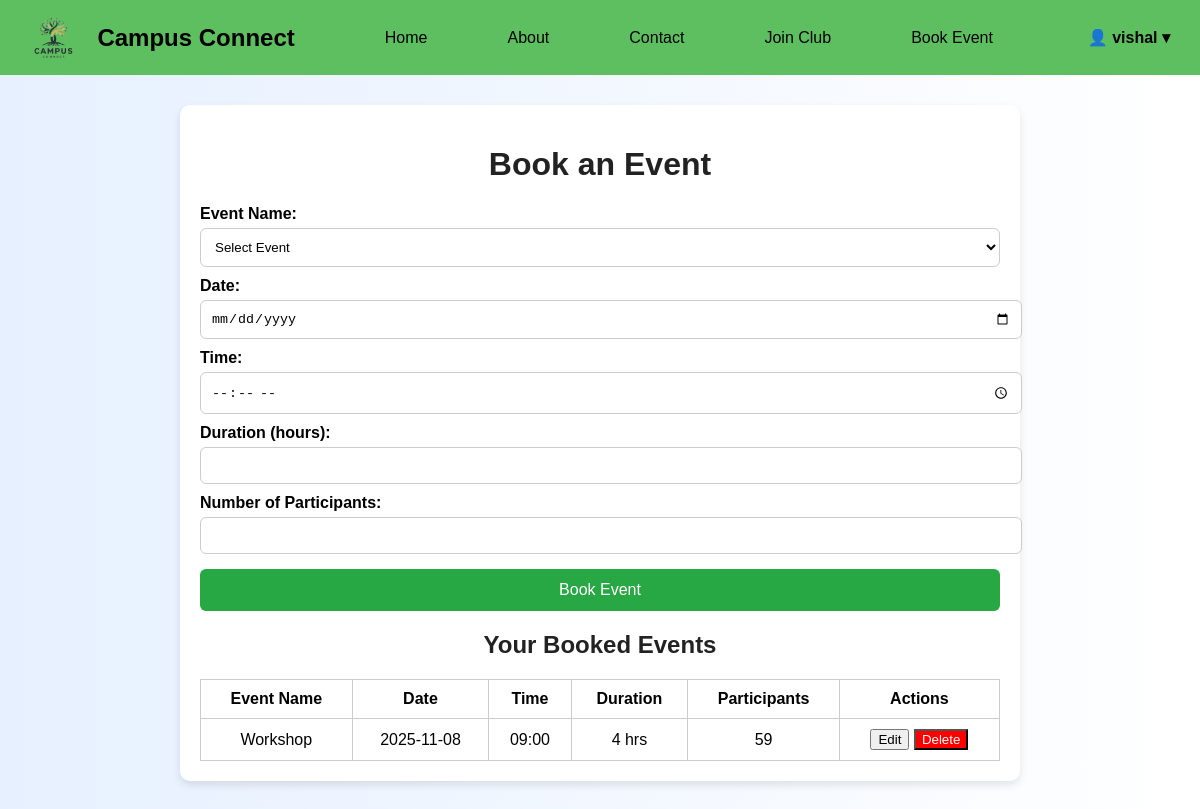
Before: /book_event (signed in) with the older database file.
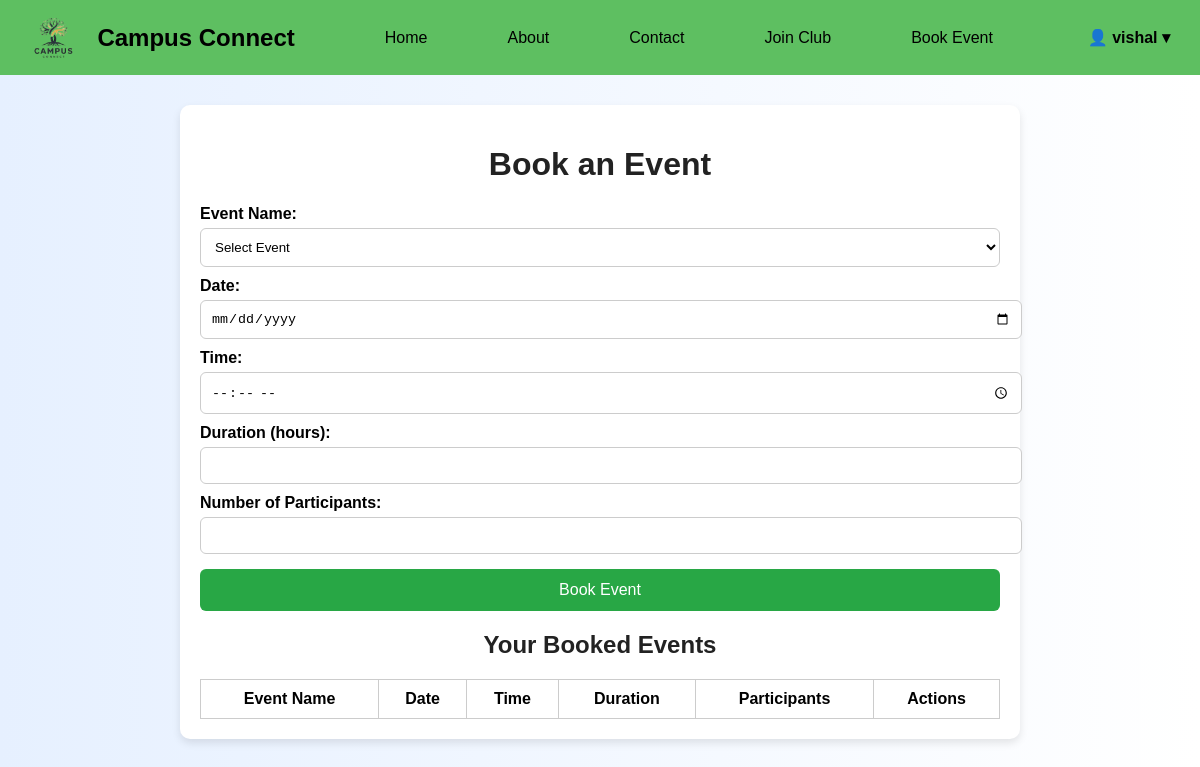
After: the same page with the newer database file.
### tables this page shows
CREATE TABLE event_bookings (
    id INTEGER PRIMARY KEY AUTOINCREMENT,
    username TEXT NOT NULL,
    event_name TEXT NOT NULL,
    participants INTEGER NOT NULL,
    booked_at TIMESTAMP DEFAULT CURRENT_TIMESTAMP
, event_date TEXT NOT NULL DEFAULT '', event_time TEXT NOT NULL DEFAULT '', duration INTEGER NOT NULL DEFAULT 1);

### app.py (the view, shortened to what this page needs)
@app.route('/book_event', methods=['GET', 'POST'])
@login_required
def book_event():
    username = session.get('user')
    conn = get_db_connection()
    events = conn.execute(
        "SELECT * FROM event_bookings WHERE username=? ORDER BY event_date, event_time",
        (username,)
    ).fetchall()
    conn.close()
    return render_template('book_event.html', user=username, events=events)

### app.py (called while the page is built)
def get_db_connection():
    conn = sqlite3.connect(DB_PATH)
    conn.row_factory = sqlite3.Row
    return conn

def login_required(f):
    @wraps(f)
    def decorated_function(*args, **kwargs):
        if 'user' not in session:
            return redirect(url_for('login', next=request.path))
        return f(*args, **kwargs)
    return decorated_function

### templates/book_event.html (shortened to what this page needs)
<!DOCTYPE html>
<html lang="en">
<head>
</head>
<body>
  <div class="navbar">
    <img src="{{ url_for('static', filename='images/logo.png') }}" style="height:45px; margin-right:10px;">
    <h2>Campus Connect</h2>
    <a href="{{ url_for('index') }}">Home</a>
    <a href="{{ url_for('about') }}">About</a>
    <a href="{{ url_for('contact') }}">Contact</a>
    <a href="{{ url_for('join_club') }}">Join Club</a>
    <a href="{{ url_for('book_event') }}">Book Event</a>
    {% if user %}
    <div class="user-section" id="userMenu">
      <span class="user-toggle">👤 {{ user }} &#9662;</span>
    </div>
    {% else %}
      <a href="{{ url_for('login') }}" class="login-btn">Login/Register</a>
    {% endif %}
  </div>
  <div class="container">
    <h1>Book an Event</h1>
    <form id="eventForm" method="POST">
      <label for="event_name">Event Name:</label>
      <select name="event_name" id="event_name" required>
        <option value="" disabled selected>Select Event</option>
      </select>
      <label for="event_date">Date:</label>
      <input type="date" name="event_date" id="event_date" required>
      <label for="event_time">Time:</label>
      <input type="time" name="event_time" id="event_time" required>
      <label for="duration">Duration (hours):</label>
      <input type="number" name="duration" id="duration" min="1" required>
      <label for="participants">Number of Participants:</label>
      <input type="number" name="participants" id="participants" min="1" required>
      <button type="submit">Book Event</button>
    </form>
    <h2>Your Booked Events</h2>
    <table id="eventsTable">
      <thead>
        <tr>
          <th>Event Name</th>
          <th>Date</th>
          <th>Time</th>
          <th>Duration</th>
          <th>Participants</th>
          <th>Actions</th>
        </tr>
      </thead>
      <tbody id="eventsBody">
        {% for event in events %}
        <tr data-id="{{ event['id'] }}">
          <td>{{ event['event_name'] }}</td>
          <td>{{ event['event_date'] }}</td>
          <td>{{ event['event_time'] }}</td>
          <td>{{ event['duration'] }} hrs</td>
          <td>{{ event['participants'] }}</td>
          <td>
            <button class="edit-btn">Edit</button>
            <button class="delete-btn" style="background-color:red; color:white;">Delete</button>
          </td>
        </tr>
        {% endfor %}
      </tbody>
    </table>
  </div>
</body>
</html>

### templates/book_event.html (style rules this page uses)
body { margin: 0; font-family: Arial, sans-serif; background: linear-gradient(to right, #e6f0ff, #ffffff); }
.navbar { display: flex; align-items: center; background-color: rgb(94, 191, 97); padding: 15px 30px; font-family: Arial, sans-serif; }
.navbar h2 { margin: 0 30px 0 10px; color: black; font-weight: bold; }
.navbar a { text-decoration: none; color: black; margin: 0 20px; font-weight: 500; margin-left: 60px; }
.user-section { position: relative; margin-left: auto; cursor: pointer; font-weight: bold; color: black; }
.container { max-width: 800px; margin: 30px auto; padding: 20px; background: #fff; border-radius: 10px; box-shadow: 0 4px 8px rgba(0,0,0,0.1); }
h1, h2 { text-align: center; color: #222; }
form label { display: block; margin-top: 10px; font-weight: bold; }
form input, form select { width: 100%; padding: 10px; margin-top: 5px; border-radius: 6px; border: 1px solid #ccc; background-color: white; }
form button { margin-top: 15px; width: 100%; padding: 12px; border: none; background: #28a745; color: white; font-size: 16px; cursor: pointer; border-radius: 6px; }
table { width: 100%; border-collapse: collapse; margin-top: 20px; }
table, th, td { border: 1px solid #ccc; }
th, td { padding: 10px; text-align: center; }

Changed rows visible on the page:
removed event_bookings: username "vishal", event_name "Workshop", event_date "2025-11-08", event_time "09:00", duration "4", participants "59"
Other visible differences:
{{ user }}: (not shown) → "vishal"
